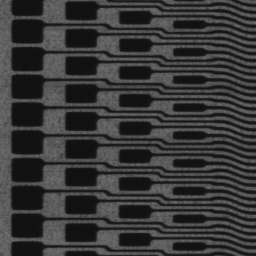
//> input picture 7-3./배포 파일/canny/circuit.bmp, 256 x 256 px
$ ./main   (built with g++ and OpenCV 4)
//> lines starting //> are read from the running program, lines starting //| are printed output that depends on the picture
### 7-3./배포 파일/canny/mycanny.h
#pragma once

#include "opencv2/core.hpp"

void myCanny(const cv::Mat& src, cv::Mat& dst, double threshold1, double threshold2);

### 7-3./배포 파일/canny/mycanny.cpp
#include <iostream>
#include <algorithm>
#include "opencv2/opencv.hpp"
#include "mycanny.h"

using namespace std;
using namespace cv;

void myCanny(const Mat& src, Mat& dst, double threshold1, double threshold2)
{
	// 1. Gaussian filter
	Mat gauss;
	GaussianBlur(src, gauss, Size(), 0.5);

	// 2. Gradient by Sobel operator
	Mat dx, dy;
	Sobel(gauss, dx, CV_32F, 1, 0);
	Sobel(gauss, dy, CV_32F, 0, 1);

	Mat mag = Mat::zeros(src.rows, src.cols, CV_32F);
	Mat ang = Mat::zeros(src.rows, src.cols, CV_32F);

	for (int y = 0; y < src.rows; y++) {
		float* pDx = dx.ptr<float>(y);
		float* pDy = dy.ptr<float>(y);
		float* pMag = mag.ptr<float>(y);
		float* pAng = ang.ptr<float>(y);

		for (int x = 0; x < src.cols; x++) {
			// mag는 그래디언트의 크기
			pMag[x] = sqrt(pDx[x] * pDx[x] + pDy[x] * pDy[x]);

			// ang는 그래디언트의 방향 (값이 가장 급격하게 변하는 방향)
			if (pDx[x] == 0)
				pAng[x] = 90.f;
			else
				pAng[x] = float(atan(pDy[x] / pDx[x]) * 180 / CV_PI);
		}
	}

	// 3. Non-maximum suppression
	enum DISTRICT { AREA0 = 0, AREA45, AREA90, AREA135, NOAREA };
	const int ang_array[] = { AREA0, AREA45, AREA45, AREA90, AREA90, AREA135, AREA135, AREA0 };

	const uchar STRONG_EDGE = 255;
	const uchar WEAK_EDGE = 128;

	vector<Point> strong_edges;
	dst = Mat::zeros(src.rows, src.cols, CV_8U);

	for (int y = 1; y < src.rows - 1; y++) {
		for (int x = 1; x < src.cols - 1; x++) {
			// 그래디언트 크기가 th_low보다 큰 픽셀에 대해서만 국지적 최대 검사.
			// 국지적 최대인 픽셀에 대해서만 강한 엣지 또는 약한 엣지로 설정.
			float mag_value = mag.at<float>(y, x);
			if (mag_value > threshold1) {
				// 그래디언트 방향에 90도를 더하여 엣지의 방향을 계산 (4개 구역)
				int ang_idx = cvFloor((ang.at<float>(y, x) + 90) / 22.5f);

				// 국지적 최대 검사
				bool local_max = false;
				switch (ang_array[ang_idx]) {
				case AREA0:
					if ((mag_value >= mag.at<float>(y - 1, x)) && (mag_value >= mag.at<float>(y + 1, x))) {
						local_max = true;
					}
					break;
				case AREA45:
					if ((mag_value >= mag.at<float>(y - 1, x + 1)) && (mag_value >= mag.at<float>(y + 1, x - 1))) {
						local_max = true;
					}
					break;
				case AREA90:
					if ((mag_value >= mag.at<float>(y, x - 1)) && (mag_value >= mag.at<float>(y, x + 1))) {
						local_max = true;
					}
					break;
				case AREA135:
				default:
					if ((mag_value >= mag.at<float>(y - 1, x - 1)) && (mag_value >= mag.at<float>(y + 1, x + 1))) {
						local_max = true;
					}
					break;
				}

				// 강한 엣지와 약한 엣지 구분.
				if (local_max) {
					if (mag_value > threshold2) {
						dst.at<uchar>(y, x) = STRONG_EDGE;
						strong_edges.push_back(Point(x, y));
					} else {
						dst.at<uchar>(y, x) = WEAK_EDGE;
					}
				}
			}
		}
	}

#define CHECK_WEAK_EDGE(x, y) \
	if (dst.at<uchar>(y, x) == WEAK_EDGE) { \
		dst.at<uchar>(y, x) = STRONG_EDGE; \
		strong_edges.push_back(Point(x, y)); \
	}

	// 4. Hysterisis edge tracking
	while (!strong_edges.empty()) {
		Point p = strong_edges.back();
		strong_edges.pop_back();

		// 강한 엣지 주변의 약한 엣지는 최종 엣지(강한 엣지)로 설정
		CHECK_WEAK_EDGE(p.x + 1, p.y)
		CHECK_WEAK_EDGE(p.x + 1, p.y + 1)
		CHECK_WEAK_EDGE(p.x, p.y + 1)
		CHECK_WEAK_EDGE(p.x - 1, p.y + 1)
		CHECK_WEAK_EDGE(p.x - 1, p.y)
		CHECK_WEAK_EDGE(p.x - 1, p.y - 1)
		CHECK_WEAK_EDGE(p.x, p.y - 1)
		CHECK_WEAK_EDGE(p.x + 1, p.y - 1)
	}

	// 끝까지 약한 엣지로 남아있는 픽셀은 모두 엣지가 아닌 것으로 판단.
	for (int y = 0; y < src.rows; y++) {
		for (int x = 0; x < src.cols; x++) {
			if (dst.at<uchar>(y, x) == WEAK_EDGE)
				dst.at<uchar>(y, x) = 0;
		}
	}
}

### 7-3./배포 파일/canny/main.cpp
#include <iostream>
#include "opencv2/opencv.hpp"

#include "mycanny.h"

using namespace std;
using namespace cv;

int main()
{
	Mat src = imread("circuit.bmp", IMREAD_GRAYSCALE);
//> src is the input picture: 256 rows x 256 cols, CV_8UC1; min 13, max 112, mean 55

	if (src.empty()) {
		cerr << "Image load failed!" << endl;
		return -1;
	}

	Mat dst1, dst2;
	Canny(src, dst1, 50, 150);
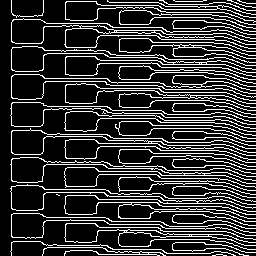
//> dst1: 256 rows x 256 cols, CV_8UC1; 20.5% white in thin lines or dots
	myCanny(src, dst2, 50, 150);
//> in myCanny, `Sobel(gauss, dx, CV_32F, 1, 0);`:
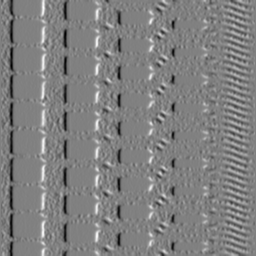
//> dx: 256 rows x 256 cols, CV_32FC1; min -234, max 229, mean -1.2; drawn with min black and max white
//> in myCanny, `Sobel(gauss, dy, CV_32F, 0, 1);`:
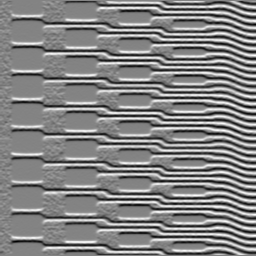
//> dy: 256 rows x 256 cols, CV_32FC1; min -281, max 264, mean -0.4; drawn with min black and max white
//> after the loop in myCanny, `for (int y = 0; y < src.rows; y++)`:
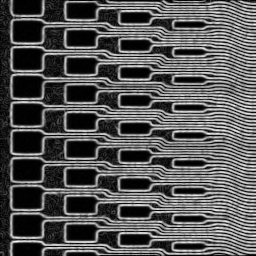
//> mag: 256 rows x 256 cols, CV_32FC1; min 0, max 281.8, mean 94.4; drawn with min black and max white
//> after the loop in myCanny, `for (int y = 0; y < src.rows; y++)`:
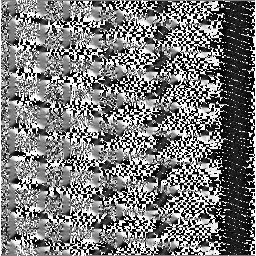
//> ang: 256 rows x 256 cols, CV_32FC1; min -89.78, max 90, mean -3.8; drawn with min black and max white
//> after the loop in myCanny, `for (int y = 1; y < src.rows - 1; y++)`:
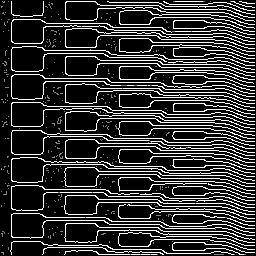
//> dst: 256 rows x 256 cols, CV_8UC1; min 0, max 255, mean 52.5
//> after the loop in myCanny, `for (int y = 1; y < src.rows - 1; y++)`: strong_edges = 13136 Points (x, y), first 12: [11, 1], [43, 1], [66, 1], [67, 1], [68, 1], [69, 1], [70, 1], [71, 1], [72, 1], [73, 1], [74, 1], [75, 1]
//> the loop in myCanny, `while (!strong_edges.empty())` made 13237 passes
//> p on passes 1 to 3: Point(243, 254), Point(244, 254), Point(245, 254)
//> after the loop in myCanny, `for (int y = 0; y < src.rows; y++)`:
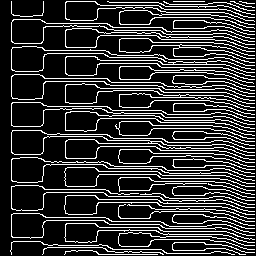
//> dst: 256 rows x 256 cols, CV_8UC1; 20.2% white in thin lines or dots

	imshow("src", src);
	imshow("OpenCV Canny", dst1);
	imshow("My Canny", dst2);

	waitKey();
}
